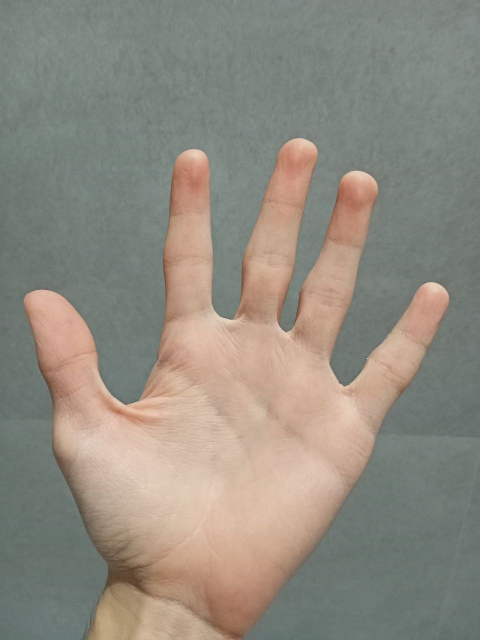
#> input picture hand_finger_detection/images/photo_5312237266950803806_y.jpg, 960 x 1280 px (shown at 1/2 size)
$ python -i handGesture.py   (imports and definitions only)
#> lines starting #> are read from the running program, lines starting #| are printed output that depends on the picture; after the words box and inside, x2 and y2 are one past the last pixel; in counts of white or black regions, pixels touching at a corner belong together
#> further down, picture is the input picture: shape (1280, 960, 3); mean B, G, R 128, 139, 144.1
import cv2
import numpy as np

def handGesture(img):
    img = cv2.resize(img, (int(img.shape[1] / 4), int(img.shape[0] / 4)))
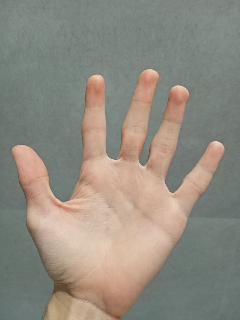
#> img: shape (320, 240, 3); mean of channels 0, 1, 2 128.1, 139.1, 144.3; drawn as B, G, R
    gray = cv2.cvtColor(img, cv2.COLOR_BGR2GRAY)
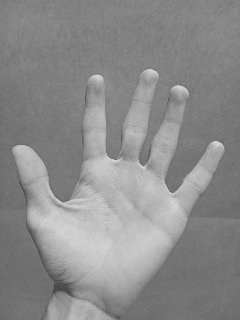
#> gray: shape (320, 240); min 68, max 218, mean 139.5
    blur = cv2.GaussianBlur(gray, (5, 5), 0)
    ret, thresh1 = cv2.threshold(blur, 70, 255, cv2.THRESH_BINARY_INV + cv2.THRESH_OTSU)
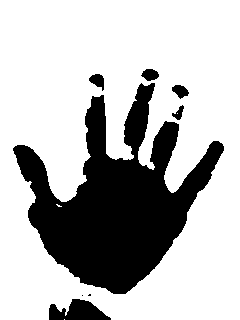
#> thresh1: shape (320, 240); 72.6% white; 8 black regions (2 under 20 px)
#> ret = 152

    contours, hierarchy = cv2.findContours(thresh1, cv2.RETR_TREE, cv2.CHAIN_APPROX_SIMPLE)
#> contours = 11 contours, 5 with area under 20; largest, box (x1, y1, x2, y2) and area: (0, 0, 240, 320) 75384, (12, 82, 225, 295) 20190, (88, 73, 105, 92) 178, (140, 68, 160, 82) 174, (171, 84, 190, 100) 168, (171, 104, 185, 121) 106
    drawing = np.zeros(img.shape, np.uint8)

    max_area = 0

    for i in range(len(contours)):
        cnt = contours[i]
        area = cv2.contourArea(cnt)
        if (area > max_area):
            max_area = area
            ci = i
#> this loop made 11 passes
#> (area, max_area, ci) on pass 2: (75384.5, 75384.5, 1)
#> area on passes 5, 7, 8, 10, 11: 106, 168.5, 20190, 177.5, 173.5
#> after the loop, ci = 1; max_area = 75384.5
    cnt = contours[ci]
#> cnt = contour of 51 points, box (x1, y1, x2, y2) (0, 0, 240, 320), area 75384
    hull = cv2.convexHull(cnt)
#> hull = [[239, 0], [239, 319], [0, 319], [0, 0]]
    moments = cv2.moments(cnt)
#> moments = moments, m00 75384.5, centre m10/m00, m01/m00 = (120, 157.8)
    if moments['m00'] != 0:
        cx = int(moments['m10'] / moments['m00'])  # cx = M10/M00
#> cx = 119
        cy = int(moments['m01'] / moments['m00'])  # cy = M01/M00
#> cy = 157

    centr = (cx, cy)
#> centr = (119, 157)
    cv2.circle(img, centr, 5, [0, 0, 255], 2)
#> img: shape (320, 240, 3); 0.12% of pixels changed, all inside (x1, y1, x2, y2) = (113, 151, 126, 164)
    cv2.drawContours(drawing, [cnt], 0, (0, 255, 0), 2)
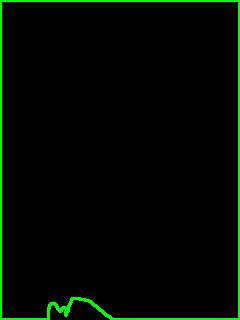
#> drawing: shape (320, 240, 3); mean of channels 0, 1, 2 0, 8.2, 0; drawn as B, G, R
    cv2.drawContours(drawing, [hull], 0, (0, 0, 255), 2)
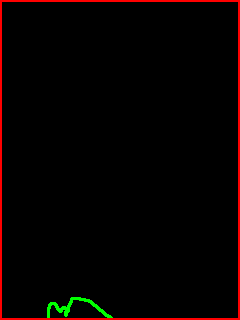
#> drawing: shape (320, 240, 3); 2.9% of pixels changed, all inside (x1, y1, x2, y2) = (0, 0, 240, 320); drawn as B, G, R

    cnt = cv2.approxPolyDP(cnt, 0.01 * cv2.arcLength(cnt, True), True)
#> cnt = contour of 9 points, box (x1, y1, x2, y2) (0, 0, 240, 320), area 75580
    hull = cv2.convexHull(cnt, returnPoints=False)
#> hull = [8, 7, 1, 0]

    if (1):
        defects = cv2.convexityDefects(cnt, hull)
#> defects = [[1, 7, 5, 5376]]
        mind = 0
        maxd = 0
        for i in range(defects.shape[0]):
            s, e, f, d = defects[i, 0]
            start = tuple(cnt[s][0])
            end = tuple(cnt[e][0])
            far = tuple(cnt[f][0])
            dist = cv2.pointPolygonTest(cnt, centr, True)
            cv2.line(img, start, end, [0, 255, 0], 5)

            cv2.circle(img, far, 15, [0, 0, 255], -1)
            font = cv2.FONT_HERSHEY_DUPLEX
#> this loop made 1 pass
#> (s, e, f, d, start, end, far, dist) on pass 1: (1, 7, 5, 5376, (0, 319), (239, 319), (72, 298), 119)
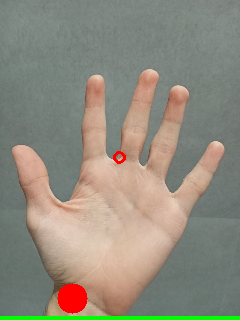
#> img: shape (320, 240, 3); mean of channels 0, 1, 2 125.5, 139.3, 143.6; drawn as B, G, R
        cv2.putText(img, "Detected: " + str(i), (26, 106), font, 1, (0, 0, 255), 2)
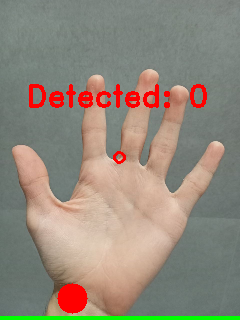
#> img: shape (320, 240, 3); 2.08% of pixels changed, all inside (x1, y1, x2, y2) = (29, 84, 207, 108); drawn as B, G, R
        i = 0
        return (img)

>>> import cv2
>>> picture = cv2.imread('images/photo_5312237266950803806_y.jpg')
>>> result = handGesture(picture)

$ run again, on hand_finger_detection/images/photo_5312237266950803807_y.jpg
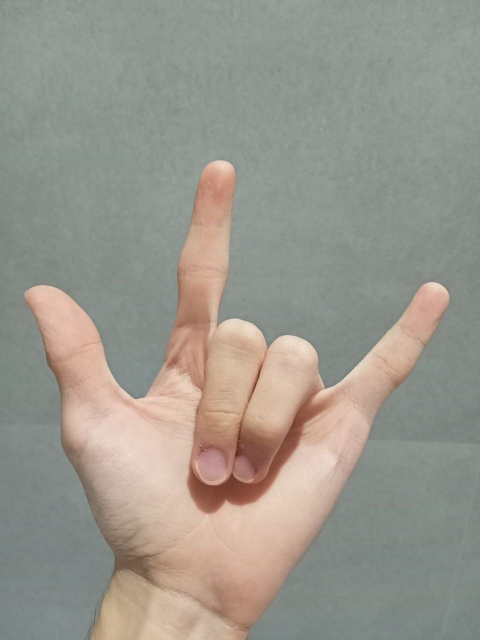
#> input picture hand_finger_detection/images/photo_5312237266950803807_y.jpg, 960 x 1280 px (shown at 1/2 size)
#> picture is the input picture: shape (1280, 960, 3); mean B, G, R 141, 150.5, 153.8
#> in handGesture, `ret, thresh1 = cv2.threshold(blur, 70, 255, cv2.THRESH_BINARY_INV + cv..`:
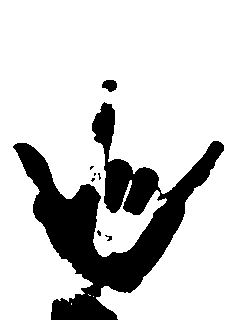
#> thresh1: shape (320, 240); 81% white; 8 black regions (5 under 20 px)
#> ret = 165
#> contours = 11 contours, 7 with area under 20; largest, box (x1, y1, x2, y2) and area: (0, 0, 240, 320) 61324, (101, 79, 118, 93) 154, (104, 234, 113, 242) 32, (96, 229, 102, 237) 22
#> the loop in handGesture, `for i in range(len(contours)):` made 11 passes
#> (area, max_area, ci) on pass 4: (61324.5, 61324.5, 3)
#> after the loop in handGesture, `for i in range(len(contours)):`: ci = 3; max_area = 61324.5
#> in handGesture, `cnt = contours[ci]`: cnt = contour of 609 points, box (x1, y1, x2, y2) (0, 0, 240, 320), area 61324
#> in handGesture, `hull = cv2.convexHull(cnt)`: hull = [[239, 0], [239, 319], [0, 319], [0, 0]]
#> moments = moments, m00 61324.5, centre m10/m00, m01/m00 = (122.2, 145)
#> cx = 122
#> cy = 145
#> centr = (122, 145)
#> in handGesture, `cnt = cv2.approxPolyDP(cnt, 0.01 * cv2.arcLength(cnt, True), True)`: cnt = contour of 15 points, box (x1, y1, x2, y2) (0, 0, 240, 320), area 64232
#> in handGesture, `hull = cv2.convexHull(cnt, returnPoints=False)`: hull = [14, 13, 1, 0]
#> defects = [[1, 13, 8, 55808]]
#> the loop in handGesture, `for i in range(defects.shape[0]):` made 1 pass
#> (s, e, f, d, start, end, far, dist) on pass 1: (1, 13, 8, 55808, (0, 319), (239, 319), (104, 101), 15.03)
#> in handGesture, `cv2.putText(img, "Detected: " + str(i), (26, 106), font, 1, (0, 0, 255..`:
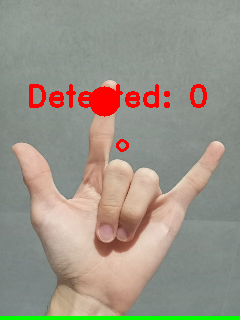
#> img: shape (320, 240, 3); mean of channels 0, 1, 2 135.5, 147.7, 154.9; drawn as B, G, R

$ run again, on hand_finger_detection/images/photo_5312237266950803808_y.jpg
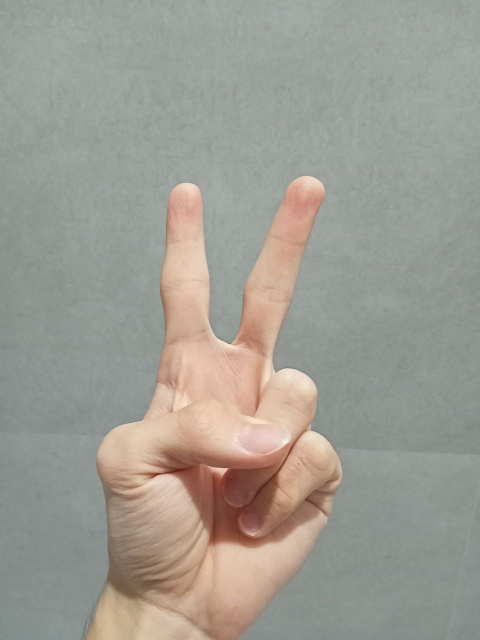
#> input picture hand_finger_detection/images/photo_5312237266950803808_y.jpg, 960 x 1280 px (shown at 1/2 size)
#> picture is the input picture: shape (1280, 960, 3); mean B, G, R 147.4, 155.5, 158.4
#> in handGesture, `ret, thresh1 = cv2.threshold(blur, 70, 255, cv2.THRESH_BINARY_INV + cv..`:
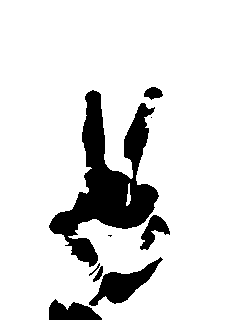
#> thresh1: shape (320, 240); 87% white; 9 black regions (2 under 20 px)
#> ret = 170
#> contours = 10 contours, 2 with area under 20; largest, box (x1, y1, x2, y2) and area: (0, 0, 240, 320) 75502, (48, 89, 160, 268) 7616, (88, 256, 164, 307) 1420, (139, 214, 171, 251) 533, (143, 86, 164, 101) 188, (92, 265, 104, 283) 89, (126, 183, 131, 206) 40, (88, 262, 101, 277) 40
#> the loop in handGesture, `for i in range(len(contours)):` made 10 passes
#> (area, max_area, ci) on pass 1: (75501.5, 75501.5, 0)
#> after the loop in handGesture, `for i in range(len(contours)):`: ci = 0; max_area = 75501.5
#> in handGesture, `cnt = contours[ci]`: cnt = contour of 45 points, box (x1, y1, x2, y2) (0, 0, 240, 320), area 75502
#> in handGesture, `hull = cv2.convexHull(cnt)`: hull = [[239, 0], [239, 319], [0, 319], [0, 0]]
#> moments = moments, m00 75501.5, centre m10/m00, m01/m00 = (120, 158)
#> cx = 119
#> cy = 158
#> centr = (119, 158)
#> in handGesture, `cnt = cv2.approxPolyDP(cnt, 0.01 * cv2.arcLength(cnt, True), True)`: cnt = [[0, 0], [0, 319], [48, 319], [55, 298], [102, 319], [239, 319], [239, 0]]
#> in handGesture, `hull = cv2.convexHull(cnt, returnPoints=False)`: hull = [6, 5, 1, 0]
#> defects = [[1, 5, 3, 5376]]
#> the loop in handGesture, `for i in range(defects.shape[0]):` made 1 pass
#> (s, e, f, d, start, end, far, dist) on pass 1: (1, 5, 3, 5376, (0, 319), (239, 319), (55, 298), 119)
#> in handGesture, `cv2.putText(img, "Detected: " + str(i), (26, 106), font, 1, (0, 0, 255..`:
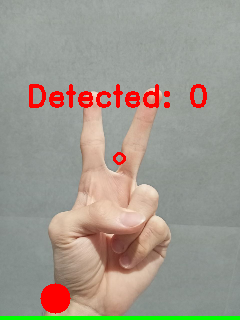
#> img: shape (320, 240, 3); mean of channels 0, 1, 2 141.3, 152, 159.5; drawn as B, G, R

$ run again, on hand_finger_detection/images/photo_5312237266950803809_y.jpg
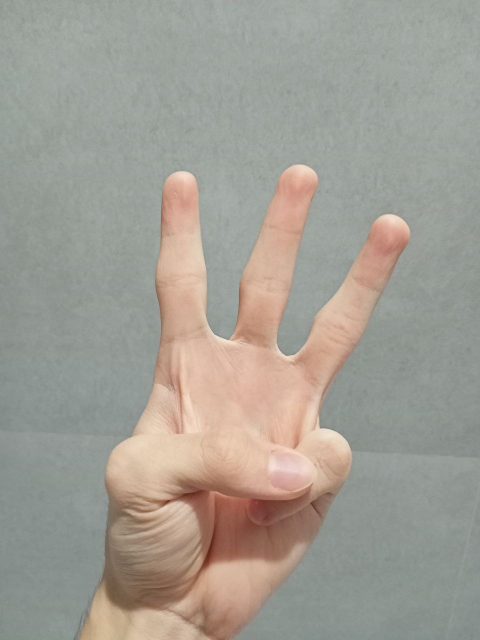
#> input picture hand_finger_detection/images/photo_5312237266950803809_y.jpg, 960 x 1280 px (shown at 1/2 size)
#> picture is the input picture: shape (1280, 960, 3); mean B, G, R 147.9, 157.3, 161.4
#> thresh1: shape (320, 240); 84.9% white; 7 black regions
#> ret = 171
#> contours = 11 contours, 3 with area under 20; largest, box (x1, y1, x2, y2) and area: (0, 0, 240, 320) 75555, (53, 84, 188, 250) 10398, (100, 280, 138, 301) 518, (72, 250, 98, 270) 268, (139, 80, 160, 96) 199, (187, 106, 206, 120) 166, (148, 175, 160, 192) 90, (87, 298, 97, 306) 38
#> the loop in handGesture, `for i in range(len(contours)):` made 11 passes
#> (area, max_area, ci) on pass 1: (75555, 75555, 0)
#> after the loop in handGesture, `for i in range(len(contours)):`: ci = 0; max_area = 75555
#> in handGesture, `cnt = contours[ci]`: cnt = contour of 41 points, box (x1, y1, x2, y2) (0, 0, 240, 320), area 75555
#> in handGesture, `hull = cv2.convexHull(cnt)`: hull = [[239, 0], [239, 319], [0, 319], [0, 0]]
#> moments = moments, m00 75555, centre m10/m00, m01/m00 = (120, 158.1)
#> cx = 119
#> cy = 158
#> centr = (119, 158)
#> in handGesture, `cnt = cv2.approxPolyDP(cnt, 0.01 * cv2.arcLength(cnt, True), True)`: cnt = [[0, 0], [0, 319], [45, 319], [50, 299], [98, 319], [239, 319], [239, 0]]
#> in handGesture, `hull = cv2.convexHull(cnt, returnPoints=False)`: hull = [6, 5, 1, 0]
#> defects = [[1, 5, 3, 5120]]
#> the loop in handGesture, `for i in range(defects.shape[0]):` made 1 pass
#> (s, e, f, d, start, end, far, dist) on pass 1: (1, 5, 3, 5120, (0, 319), (239, 319), (50, 299), 119)
#> in handGesture, `cv2.putText(img, "Detected: " + str(i), (26, 106), font, 1, (0, 0, 255..`:
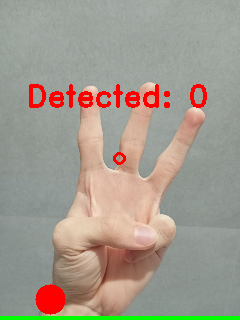
#> img: shape (320, 240, 3); mean of channels 0, 1, 2 141.8, 153.9, 162.5; drawn as B, G, R
